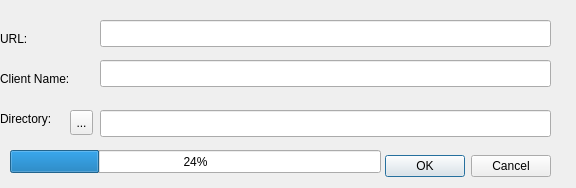
<?xml version="1.0" encoding="UTF-8"?>
<ui version="4.0">
 <class>iirDialogBase</class>
 <widget class="QDialog" name="iirDialogBase">
  <property name="geometry">
   <rect>
    <x>0</x>
    <y>0</y>
    <width>576</width>
    <height>188</height>
   </rect>
  </property>
  <property name="windowTitle">
   <string>IIR</string>
  </property>
  <widget class="QDialogButtonBox" name="button_box">
   <property name="geometry">
    <rect>
     <x>210</x>
     <y>150</y>
     <width>341</width>
     <height>32</height>
    </rect>
   </property>
   <property name="orientation">
    <enum>Qt::Horizontal</enum>
   </property>
   <property name="standardButtons">
    <set>QDialogButtonBox::Cancel|QDialogButtonBox::Ok</set>
   </property>
  </widget>
  <widget class="QLineEdit" name="urlEdit">
   <property name="geometry">
    <rect>
     <x>100</x>
     <y>20</y>
     <width>451</width>
     <height>27</height>
    </rect>
   </property>
   <property name="text">
    <string/>
   </property>
  </widget>
  <widget class="QLineEdit" name="clientEdit">
   <property name="geometry">
    <rect>
     <x>100</x>
     <y>60</y>
     <width>451</width>
     <height>27</height>
    </rect>
   </property>
   <property name="text">
    <string/>
   </property>
  </widget>
  <widget class="QLineEdit" name="browseEdit">
   <property name="geometry">
    <rect>
     <x>100</x>
     <y>110</y>
     <width>451</width>
     <height>27</height>
    </rect>
   </property>
   <property name="text">
    <string/>
   </property>
  </widget>
  <widget class="QLabel" name="label">
   <property name="geometry">
    <rect>
     <x>0</x>
     <y>70</y>
     <width>91</width>
     <height>17</height>
    </rect>
   </property>
   <property name="text">
    <string>Client Name:</string>
   </property>
  </widget>
  <widget class="QLabel" name="label_3">
   <property name="geometry">
    <rect>
     <x>0</x>
     <y>30</y>
     <width>66</width>
     <height>17</height>
    </rect>
   </property>
   <property name="text">
    <string>URL:</string>
   </property>
  </widget>
  <widget class="QLabel" name="label_2">
   <property name="geometry">
    <rect>
     <x>0</x>
     <y>110</y>
     <width>71</width>
     <height>17</height>
    </rect>
   </property>
   <property name="text">
    <string>Directory:</string>
   </property>
  </widget>
  <widget class="QToolButton" name="toolBrowse">
   <property name="geometry">
    <rect>
     <x>70</x>
     <y>110</y>
     <width>23</width>
     <height>25</height>
    </rect>
   </property>
   <property name="text">
    <string>...</string>
   </property>
  </widget>
  <widget class="QProgressBar" name="progressBar">
   <property name="geometry">
    <rect>
     <x>10</x>
     <y>150</y>
     <width>371</width>
     <height>23</height>
    </rect>
   </property>
   <property name="value">
    <number>24</number>
   </property>
  </widget>
 </widget>
 <resources/>
 <connections>
  <connection>
   <sender>button_box</sender>
   <signal>accepted()</signal>
   <receiver>iirDialogBase</receiver>
   <slot>accept()</slot>
   <hints>
    <hint type="sourcelabel">
     <x>20</x>
     <y>20</y>
    </hint>
    <hint type="destinationlabel">
     <x>20</x>
     <y>20</y>
    </hint>
   </hints>
  </connection>
  <connection>
   <sender>button_box</sender>
   <signal>rejected()</signal>
   <receiver>iirDialogBase</receiver>
   <slot>reject()</slot>
   <hints>
    <hint type="sourcelabel">
     <x>20</x>
     <y>20</y>
    </hint>
    <hint type="destinationlabel">
     <x>20</x>
     <y>20</y>
    </hint>
   </hints>
  </connection>
 </connections>
</ui>
